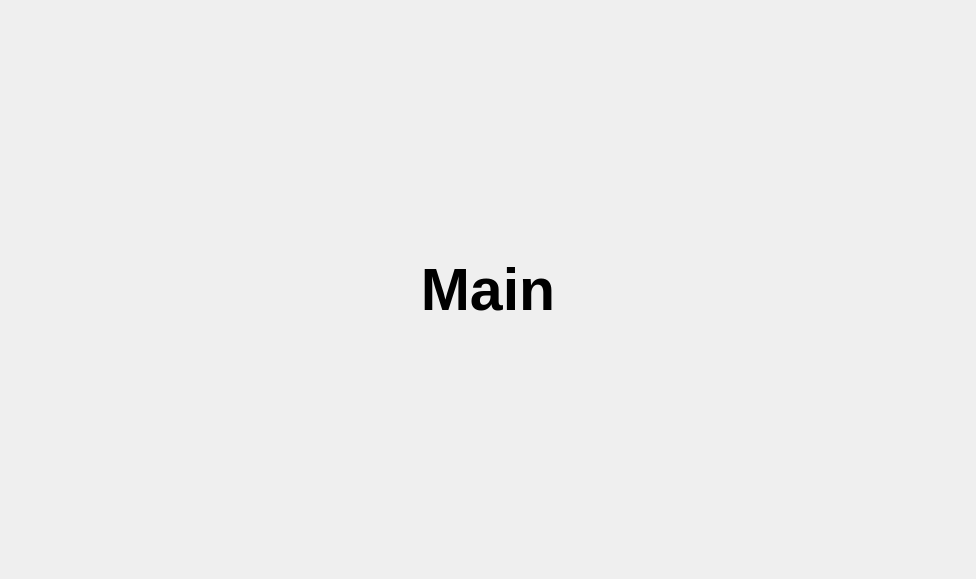
<?xml version="1.0" encoding="UTF-8"?>
<ui version="4.0">
    <class>MainWindow</class>
    <widget class="QMainWindow" name="MainWindow">
        <property name="geometry">
            <rect>
                <x>0</x>
                <y>0</y>
                <width>976</width>
                <height>579</height>
            </rect>
        </property>
        <property name="font">
            <font>
                <pointsize>9</pointsize>
            </font>
        </property>
        <property name="windowTitle">
            <string>MainWindow</string>
        </property>
        <widget class="QWidget" name="centralwidget">
            <layout class="QVBoxLayout" name="verticalLayout">
                <item>
                    <widget class="QLabel" name="label">
                        <property name="font">
                            <font>
                                <pointsize>44</pointsize>
                                <bold>true</bold>
                            </font>
                        </property>
                        <property name="text">
                            <string>Main</string>
                        </property>
                        <property name="alignment">
                            <set>Qt::AlignCenter</set>
                        </property>
                    </widget>
                </item>
            </layout>
        </widget>
    </widget>
    <resources/>
    <connections/>
</ui>
